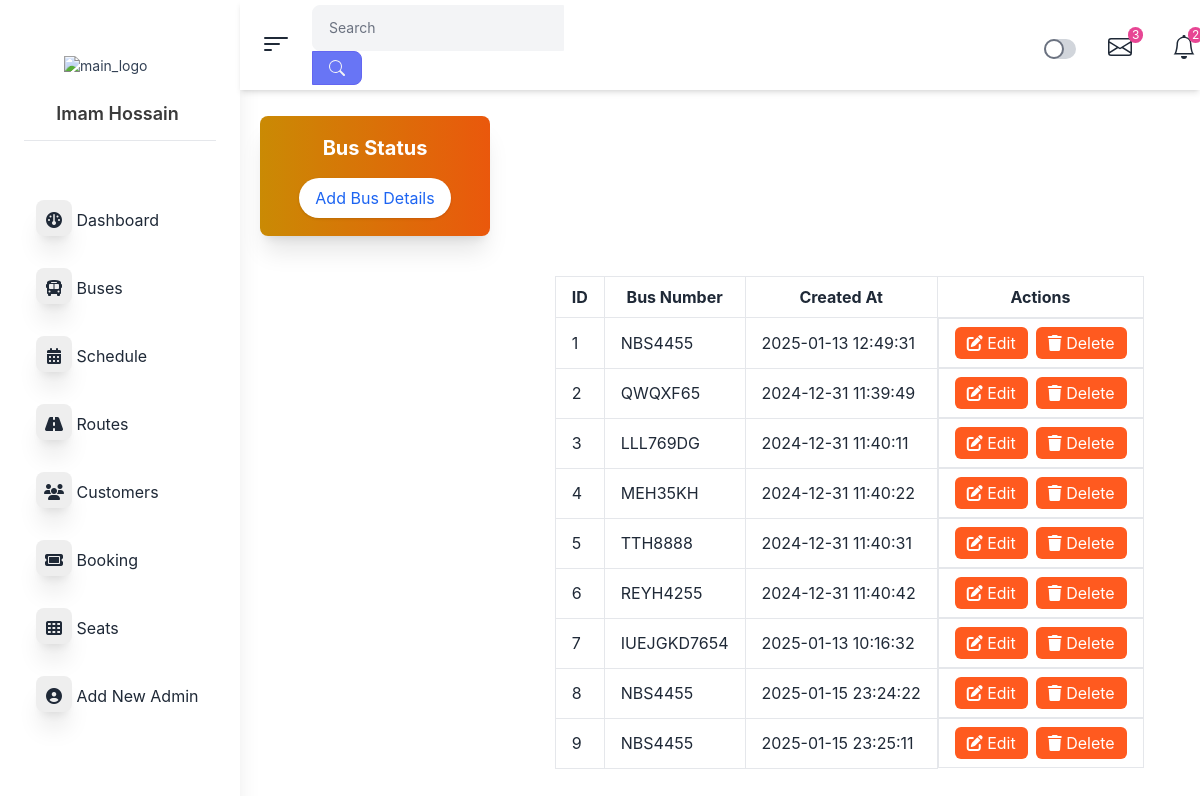
/AdminPanle/dashboard.php?pages=buses, run on the app's committed database.
### tables this page shows
CREATE TABLE `buses` (
  `id` int(100) NOT NULL,
  `bus_no` varchar(255) DEFAULT NULL,
  `bus_assigned` tinyint(1) NOT NULL,
  `bus_create` datetime NOT NULL DEFAULT current_timestamp()
);

### AdminPanle/pages/buses.php (the view, shortened to what this page needs)
<?php
$conn = mysqli_connect("localhost", "root", "", "shohoz_bus");
$sql = "SELECT * FROM buses";
$result = $conn->query($sql);
?>
<!DOCTYPE html>
<html lang="en">
<head>
    <link href="https://cdn.jsdelivr.net/npm/daisyui@4.12.14/dist/full.min.css" rel="stylesheet" type="text/css" />
    <link href="https://cdn.jsdelivr.net/npm/flowbite@2.5.2/dist/flowbite.min.css" rel="stylesheet" />
    <script src="https://cdn.tailwindcss.com"></script>
</head>
<body>
<section id="content" class="w-full">
    <div class="">
        <div class="bg-gradient-to-r from-yellow-600 to-orange-600 w-[230px] h-[120px] shadow-xl rounded-lg flex flex-col items-center justify-center p-4 text-white">
            <h2 class="text-xl font-bold mb-2">Bus Status</h2>
            <button id="openModalBtn" class="mt-2 px-4 py-2 bg-white text-blue-600 rounded-full shadow hover:bg-gray-100">
                Add Bus Details
            </button>
        </div>
        <div class="overflow-x-auto mt-10 ml-[50%] w-full mb-6">
            <table class="min-w-full table-auto border-collapse">
                <thead>
                    <tr>
                        <th class="px-4 py-2 border">ID</th>
                        <th class="px-4 py-2 border">Bus Number</th>
                        <th class="px-4 py-2 border">Created At</th>
                        <th class="px-4 py-2 border">Actions</th>
                    </tr>
                </thead>
                <tbody>
                <?php
                    if ($result->num_rows > 0) {
                        $count = 1;
                        while ($row = $result->fetch_assoc()) {
                            echo "
                                <tr>
                                    <td class='px-4 py-2 border'>{$count}</td>
                                    <td class='px-4 py-2 border'>{$row['bus_no']}</td>
                                    <td class='px-4 py-2 border'>{$row['bus_create']}</td>
                                    <td class='px-4 flex gap-2 py-2 border text-center'>
                                        <a href='#'
                                        class='text-white rounded-md px-3 py-1 bg-orange-500 edit-button'
                                        data-id='{$row['id']}'
                                        data-bus-no='{$row['bus_no']}'>
                                        <i class='fas fa-edit'></i> Edit
                                        </a>
                                        <a href='dashboard.php?pages=buses&deleteId={$row['id']}' data-tip='Delete Routes'
                                        class='text-white rounded-md px-3 py-1 bg-orange-500'
                                        onclick='return confirm(\"Are you sure you want to delete this bus?\");'>
                                        <i class='fas fa-trash'></i> Delete
                                        </a>
                                    </td>
                                </tr>
                            ";
                            $count++;
                        }
                    } else {
                        echo "<tr><td colspan='4' class='text-center py-4'>No Bus Available</td></tr>";
                    }
                    ?>
                </tbody>
            </table>
        </div>
    </div>
</section>
</body>
</html>

### data on the page
buses: bus_no "NBS4455", bus_create "2025-01-13 12:49:31"
buses: bus_no "QWQXF65", bus_create "2024-12-31 11:39:49"
buses: bus_no "LLL769DG", bus_create "2024-12-31 11:40:11"
buses: bus_no "MEH35KH", bus_create "2024-12-31 11:40:22"
buses: bus_no "TTH8888", bus_create "2024-12-31 11:40:31"
buses: bus_no "REYH4255", bus_create "2024-12-31 11:40:42"
buses: bus_no "IUEJGKD7654", bus_create "2025-01-13 10:16:32"
buses: bus_no "NBS4455", bus_create "2025-01-15 23:24:22"
buses: bus_no "NBS4455", bus_create "2025-01-15 23:25:11"
